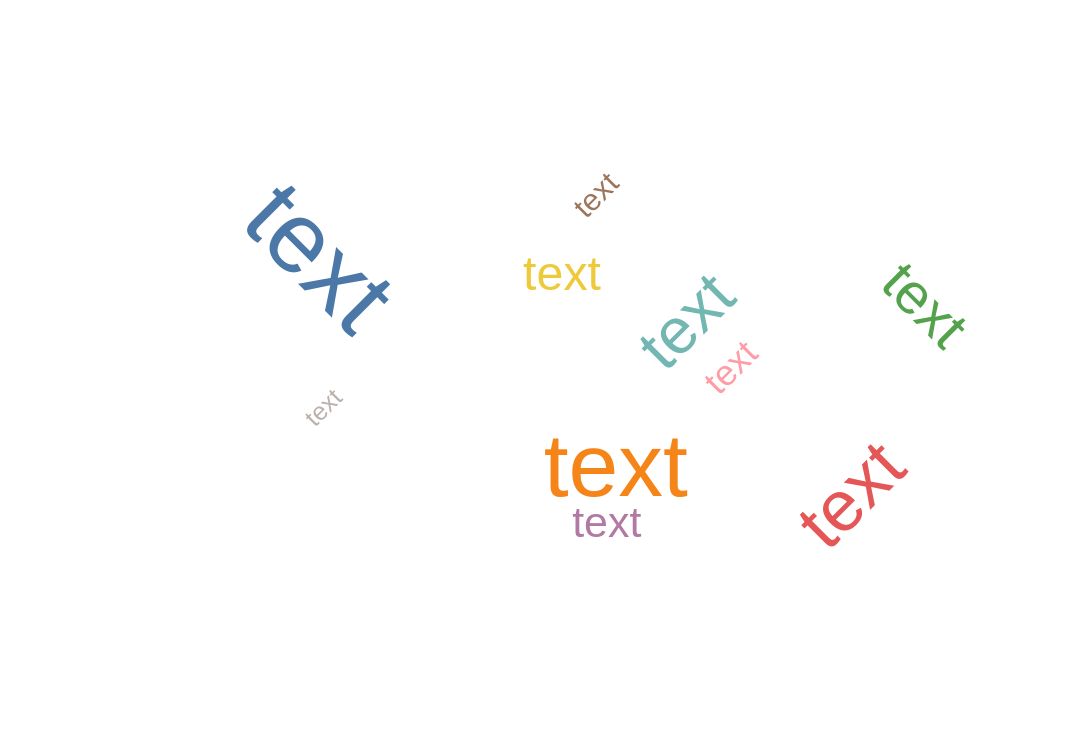

Vega-Lite specification stored for this chart:
### Vega specification from a JSON file in a GitHub repository (floating-point values rounded to 4 significant figures)
{"$schema": "https://vega.github.io/schema/vega/v6.json", "description": "A word cloud with no text encoding — all words show the constant 'text' placeholder.", "background": "white", "padding": 5, "width": 600, "height": 400, "style": "view", "data": [{"name": "source_0", "values": [{"category": "A", "count": 80}, {"category": "B", "count": 72}, {"category": "C", "count": 60}, {"category": "D", "count": 55}, {"category": "E", "count": 50}, {"category": "F", "count": 45}, {"category": "G", "count": 42}, {"category": "H", "count": 38}, {"category": "I", "count": 35}, {"category": "J", "count": 32}]}], "marks": [{"name": "marks", "type": "text", "style": ["wordcloud"], "from": {"data": "source_0"}, "encode": {"update": {"fill": {"scale": "color", "field": "category"}, "ariaRoleDescription": {"value": "wordcloud"}, "description": {"signal": "\"category: \" + (isValid(datum[\"category\"]) ? isArray(datum[\"category\"]) ? join(datum[\"category\"], ' ') : datum[\"category\"] : \"\"+datum[\"category\"]) + \"; count: \" + (format(datum[\"count\"], \"\"))"}, "text": {"value": "text"}, "align": {"value": "center"}, "baseline": {"value": "alphabetic"}, "x": {"field": "x"}, "y": {"field": "y"}, "fontSize": {"field": "fontSize"}, "angle": {"field": "rotate"}, "font": {"field": "font"}, "fontStyle": {"field": "fontStyle"}, "fontWeight": {"field": "fontWeight"}}}, "transform": [{"type": "formula", "as": "__wordcloud_rotate", "expr": "~~(random() * 3) * 45 - 45"}, {"type": "wordcloud", "size": [{"signal": "width"}, {"signal": "height"}], "text": {"field": "datum.text"}, "fontSize": {"field": "datum.count"}, "fontSizeRange": [14, 56], "rotate": {"field": "__wordcloud_rotate"}, "padding": 2}]}], "scales": [{"name": "color", "type": "ordinal", "domain": {"data": "source_0", "field": "category", "sort": true}, "range": "category"}]}
